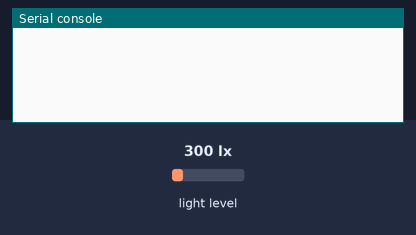
A program run on a simulated MicroPython board. Parts: the last lines printed to the serial console. The test bench sets the inputs (shaded band); at power-on: light level 300 lx. Library files of the repository ran but are not shown: tsl2591.py.

Above: at 1.2 s.
1.3 s: light level set to 40 lx
At 3.0 s:
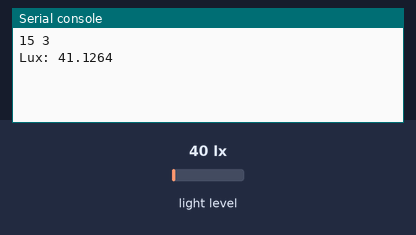
3.5 s: light level set to 500 lx
At 4.6 s:
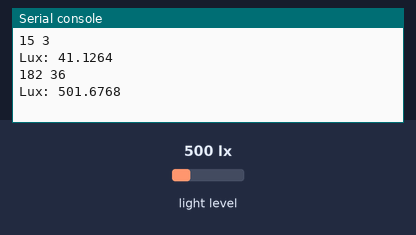

The program:

main.py
```python
from machine import Pin
from tsl2591 import TSL2591
#from tsl_org import Tsl2591
import utime

sdaPIN = 14
sclPIN = 15

tsl = TSL2591(scl=15, sda=14)


while True:
    utime.sleep(1)
    print('Lux:', tsl.sample())
```

Measured:
- after the input at 1.3 s, the serial console: prints a new line after 0.70 s (image 1)
- after the input at 3.5 s, the serial console: prints a new line after 0.50 s (image 2)
